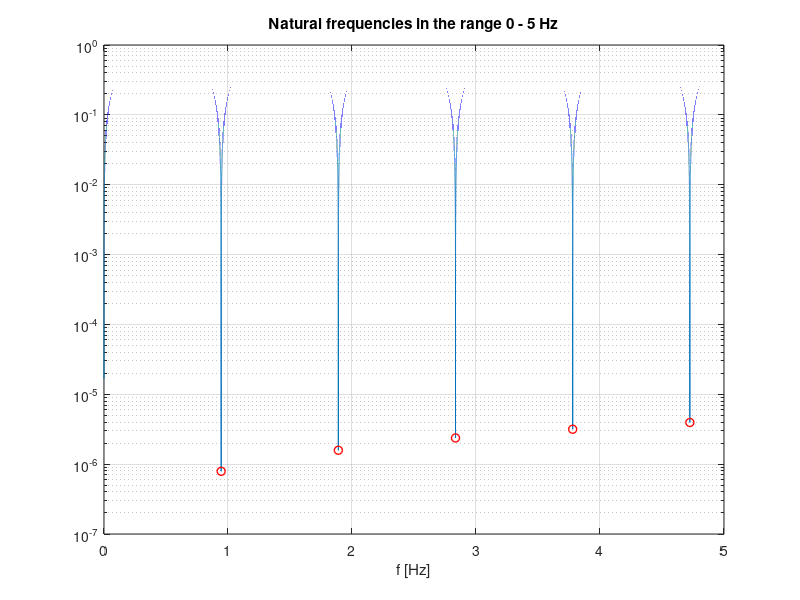

MATLAB code to generate this figure: (Note: this script raises an error after producing the figure.)
clear all
close all
clc

%% TENSIONED CABLE 
%% Definition of the mechanical properties of the system

T=500000;               % tension [N]
m=14;                   % mass per unit length [kg/m]
c=sqrt(T/m);            % propagation velocity [m/s] 
L = 100;                % cable length [m]  

%% Setting the frequency range
fmax=5;                 %[Hz]
f=linspace(0,fmax,10^6);
omega=2*pi*f;           %[rad/s]

%% Setting the space domain
x=linspace(0,L,10^3);

%% Building the matrix of the coefficients from the BCs

H=@(omega) [  0             1    ;
    sin(omega/c*L)            cos(omega/c*L)];

%% Plotting the determinat as a function of omega and natural frequencies

for i=1:length(omega)
    dets(i)=det(H(omega(i)));
end

figure(10), box on
semilogy(f,abs(dets))
hold on, grid on, xlabel('f [Hz]')
title(['Natural frequencies in the range 0 - ', num2str(fmax), ' Hz'])

% Enforcing that the determinant is null
i_nat=[];
for i=2:length(dets)-1
    if abs(dets(i)) < abs(dets(i-1)) && abs(dets(i)) < abs(dets(i+1))
        i_nat(end+1)=i;
    end
end

plot(f(i_nat),abs(dets(i_nat)),'or','Linewidth',1)

%% Solving the reduced system

for i_mode=1:length(i_nat)
    omega_i=omega(i_nat(i_mode));
    Hi=H(omega_i);
    Hi_hat=Hi(2,2);
    Ei_hat=Hi(2,1);
    Ci_hat=[1; -Hi_hat\Ei_hat];
    
    C_hat(:,i_mode)=Ci_hat;
end

%% Mode shapes computation

for i_mode=1:length(i_nat)
    omega_i=omega(i_nat(i_mode));
    phi(i_mode,:)= C_hat(1,i_mode)*sin(omega_i/c*x) + C_hat(2,i_mode)*cos(omega_i/c*x);
end

prompt2={'Enter the mode shape to display:'};
answer2=inputdlg(prompt2);
mode=str2double(answer2);

figure(20)
plot(x,phi(mode,:),'-k','Linewidth',2)
ylim([-5 5])
grid on
xlabel('Cable length [m]')
ylabel('Mode shape []')
title(['Mode ',num2str(mode)])

%% Visualization of the animation of one mode

figure(30), hold on, grid on, box on
tit = sprintf('Mode %d - f%d = %.2f Hz', mode, mode, f(i_nat(mode)));
title(tit)
ylim([-5 5])
plot(x,phi(mode,:),':k','LineWidth',2)
h1=plot(x,zeros(size(x)),'LineWidth',2);
xlabel('Cable length [m]')
ylabel('Mode shape []')

for t=linspace(0,2/f(i_nat(mode)),200)
    if ishandle(h1)
        w1=real(phi(mode,:)*exp(1i*omega(i_nat(mode))*t));
        h1.YData=w1;
        pause(.03)
    else
        return
    end
end

%% Assigned position

wo = sin(2*pi/L*x);

% Plot initial position
figure;
hold on; box on; grid on;
ylim([-3 3])
h2 = plot(x,wo,'DisplayName','Progresive wave', 'LineWidth', 2)
h3 = plot(x,wo,'DisplayName','Regressive wave', 'LineWidth', 2)
h4 = plot(x,wo,'DisplayName','Second mode shape', 'LineWidth', 6)
legend

%% Response computation with travelling wave solution
% to be continued...
for t=linspace(0,2/f(i_nat(mode)),200)
    if ishandle(h2)
        w2=0.5*sin(2*pi/L*(x-c*t));
        w3= 0.5*sin(2*pi/L*(x+c*t));
        w4 = w2+w3;
        h2.YData= w2;
        h3.YData = w3;
        h4.YData= w4;
        pause(.03)
    else
        return
    end
end



